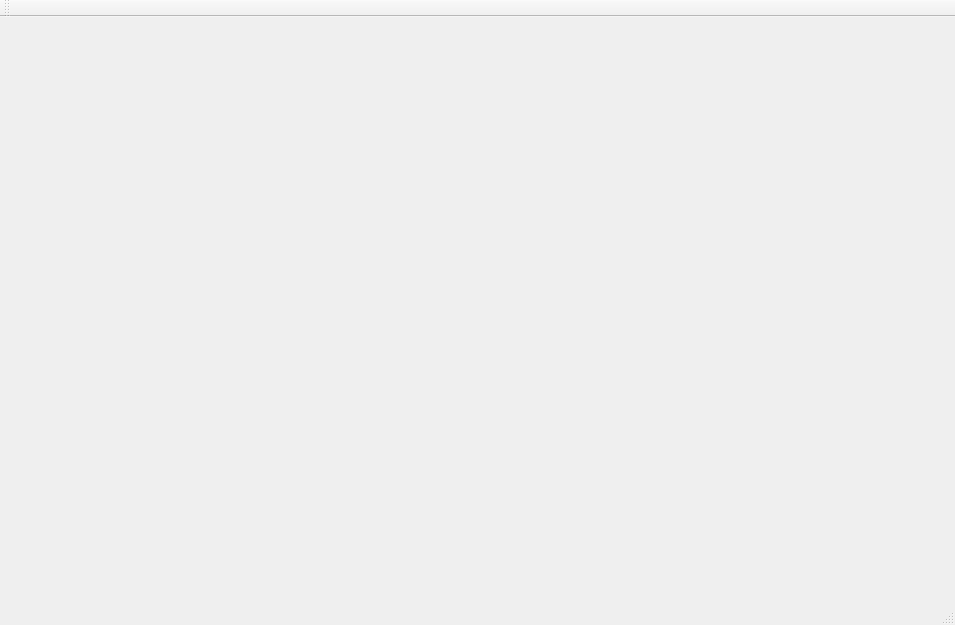
<?xml version="1.0" encoding="UTF-8"?>
<ui version="4.0">
 <class>MainWindow</class>
 <widget class="QMainWindow" name="MainWindow">
  <property name="geometry">
   <rect>
    <x>0</x>
    <y>0</y>
    <width>955</width>
    <height>625</height>
   </rect>
  </property>
  <property name="windowTitle">
   <string>MainWindow</string>
  </property>
  <widget class="QWidget" name="centralWidget">
   <widget class="QLabel" name="camera">
    <property name="geometry">
     <rect>
      <x>0</x>
      <y>0</y>
      <width>955</width>
      <height>625</height>
     </rect>
    </property>
    <property name="sizePolicy">
     <sizepolicy hsizetype="Preferred" vsizetype="Preferred">
      <horstretch>0</horstretch>
      <verstretch>0</verstretch>
     </sizepolicy>
    </property>
    <property name="text">
     <string/>
    </property>
   </widget>
  </widget>
  <widget class="QMenuBar" name="menuBar">
   <property name="geometry">
    <rect>
     <x>0</x>
     <y>0</y>
     <width>955</width>
     <height>22</height>
    </rect>
   </property>
  </widget>
  <widget class="QToolBar" name="mainToolBar">
   <attribute name="toolBarArea">
    <enum>TopToolBarArea</enum>
   </attribute>
   <attribute name="toolBarBreak">
    <bool>false</bool>
   </attribute>
  </widget>
  <widget class="QStatusBar" name="statusBar"/>
 </widget>
 <layoutdefault spacing="6" margin="11"/>
 <resources/>
 <connections/>
</ui>
